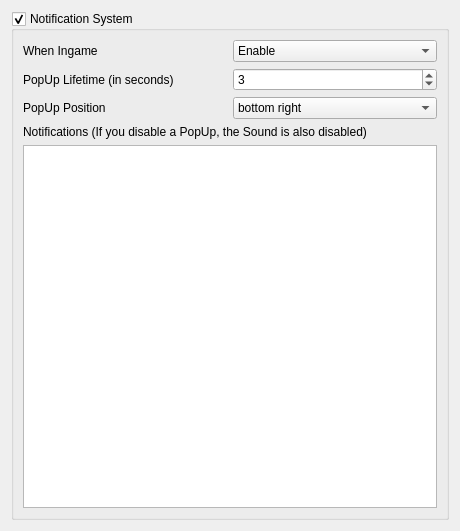
          <widget class="QWidget" name="scrollAreaWidgetContents_6">
           <property name="geometry">
            <rect>
             <x>0</x>
             <y>0</y>
             <width>460</width>
             <height>531</height>
            </rect>
           </property>
           <layout class="QVBoxLayout" name="verticalLayout_31">
            <item>
             <widget class="QGroupBox" name="notificationsBox">
              <property name="title">
               <string>Notification System</string>
              </property>
              <property name="checkable">
               <bool>true</bool>
              </property>
              <layout class="QVBoxLayout" name="verticalLayout_33">
               <item>
                <layout class="QGridLayout" name="gridLayout_2">
                 <item row="1" column="1">
                  <widget class="QSpinBox" name="nsPopLifetime">
                   <property name="maximum">
                    <number>999</number>
                   </property>
                   <property name="value">
                    <number>3</number>
                   </property>
                  </widget>
                 </item>
                 <item row="1" column="0">
                  <widget class="QLabel" name="label_21">
                   <property name="text">
                    <string>PopUp Lifetime (in seconds)</string>
                   </property>
                  </widget>
                 </item>
                 <item row="0" column="0">
                  <widget class="QLabel" name="label_23">
                   <property name="text">
                    <string>When Ingame</string>
                   </property>
                  </widget>
                 </item>
                 <item row="0" column="1">
                  <widget class="QComboBox" name="nsIngameComboBox">
                   <item>
                    <property name="text">
                     <string>Enable</string>
                    </property>
                   </item>
                   <item>
                    <property name="text">
                     <string>Disable</string>
                    </property>
                   </item>
                   <item>
                    <property name="text">
                     <string>Queue</string>
                    </property>
                   </item>
                  </widget>
                 </item>
                 <item row="2" column="0">
                  <widget class="QLabel" name="label_22">
                   <property name="text">
                    <string>PopUp Position</string>
                   </property>
                  </widget>
                 </item>
                 <item row="2" column="1">
                  <widget class="QComboBox" name="nsPositionComboBox">
                   <item>
                    <property name="text">
                     <string>bottom right</string>
                    </property>
                   </item>
                   <item>
                    <property name="text">
                     <string>top right</string>
                    </property>
                   </item>
                   <item>
                    <property name="text">
                     <string>bottom left</string>
                    </property>
                   </item>
                   <item>
                    <property name="text">
                     <string>top left</string>
                    </property>
                   </item>
                  </widget>
                 </item>
                </layout>
               </item>
               <item>
                <widget class="QLabel" name="label_24">
                 <property name="text">
                  <string>Notifications (If you disable a PopUp, the Sound is also disabled)</string>
                 </property>
                </widget>
               </item>
               <item>
                <widget class="QTableView" name="tableView">
                 <property name="alternatingRowColors">
                  <bool>true</bool>
                 </property>
                 <property name="selectionMode">
                  <enum>QAbstractItemView::SelectionMode::SingleSelection</enum>
                 </property>
                 <property name="selectionBehavior">
                  <enum>QAbstractItemView::SelectionBehavior::SelectRows</enum>
                 </property>
                 <property name="verticalScrollMode">
                  <enum>QAbstractItemView::ScrollMode::ScrollPerPixel</enum>
                 </property>
                 <property name="horizontalScrollMode">
                  <enum>QAbstractItemView::ScrollMode::ScrollPerPixel</enum>
                 </property>
                 <attribute name="horizontalHeaderStretchLastSection">
                  <bool>true</bool>
                 </attribute>
                </widget>
               </item>
              </layout>
             </widget>
            </item>
           </layout>
          </widget>
